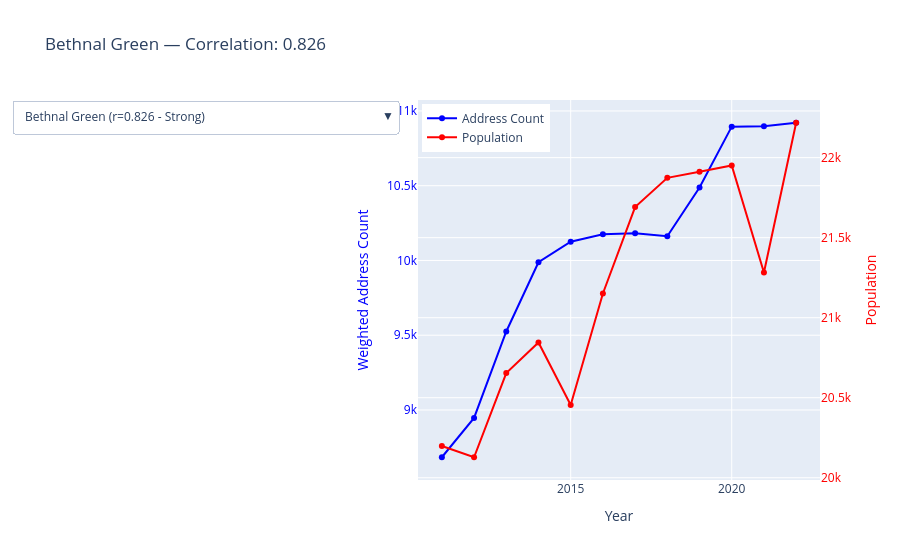

This figure's notebook cell:
### Markdown cell above
### correlation coeffiecients

### Code cell
# Start with first ward
first_code = wards.iloc[0]["wd22cd"]
first_data = df[df["wd22cd"] == first_code]

# Function to calculate correlation
def calculate_correlation(ward_data):
    return ward_data["weighted_address_count_ward22"].corr(ward_data["population"])

# Calculate correlation for first ward
first_correlation = calculate_correlation(first_data)

# Prepare figure with secondary y-axis
fig = go.Figure()

# Add address count trace (primary y-axis)
fig.add_trace(go.Scatter(
    x=first_data["year"],
    y=first_data["weighted_address_count_ward22"],
    mode="lines+markers",
    name="Address Count",
    line=dict(color="blue"),
    yaxis="y"
))

# Add population trace (secondary y-axis)
fig.add_trace(go.Scatter(
    x=first_data["year"],
    y=first_data["population"],
    mode="lines+markers",
    name="Population",
    line=dict(color="red"),
    yaxis="y2"
))

# Create dropdown buttons with correlation in labels and titles
buttons = []
for _, row in wards.iterrows():
    ward_code = row["wd22cd"]
    ward_name = row["wd22nm"]
    ward_data = df[df["wd22cd"] == ward_code]
    
    # Calculate correlation for this ward
    correlation = calculate_correlation(ward_data)
    
    # Determine correlation strength for color coding in label
    if abs(correlation) >= 0.8:
        strength = "Strong"
    elif abs(correlation) >= 0.5:
        strength = "Moderate"
    elif abs(correlation) >= 0.3:
        strength = "Weak"
    else:
        strength = "Very Weak"
    
    buttons.append(dict(
        label=f"{ward_name} (r={correlation:.3f} - {strength})",
        method="update",
        args=[
            {"x": [ward_data["year"], ward_data["year"]],
             "y": [ward_data["weighted_address_count_ward22"], ward_data["population"]]},
            {"title": f"{ward_name} — Correlation: {correlation:.3f} ({strength})"}
        ]
    ))

# Update layout with dual y-axes and correlation in initial title
fig.update_layout(
    updatemenus=[dict(
        active=0,
        buttons=buttons,
        direction="down",
        showactive=True
    )],
    title=f"{wards.iloc[0]['wd22nm']} — Correlation: {first_correlation:.3f}",
    xaxis_title="Year",
    yaxis=dict(
        title=dict(text="Weighted Address Count", font=dict(color="blue")),
        tickfont=dict(color="blue")
    ),
    yaxis2=dict(
        title=dict(text="Population", font=dict(color="red")),
        tickfont=dict(color="red"),
        anchor="x",
        overlaying="y",
        side="right"
    ),
    legend=dict(x=0.01, y=0.99)
)

fig.show()

# Optional: Print summary statistics of correlations
print("Correlation Summary Across All Wards:")
correlations_all = []
for _, row in wards.iterrows():
    ward_data = df[df["wd22cd"] == row["wd22cd"]]
    if len(ward_data) > 1:  # Need at least 2 points for correlation
        corr = calculate_correlation(ward_data)
        correlations_all.append({
            'ward_name': row["wd22nm"],
            'ward_code': row["wd22cd"],
            'correlation': corr
        })

corr_df = pd.DataFrame(correlations_all)
print(f"Mean correlation: {corr_df['correlation'].mean():.3f}")
print(f"Median correlation: {corr_df['correlation'].median():.3f}")
print(f"Standard deviation: {corr_df['correlation'].std():.3f}")
print(f"Range: {corr_df['correlation'].min():.3f} to {corr_df['correlation'].max():.3f}")

# Show wards with weakest correlations
weak_correlations = corr_df[corr_df['correlation'].abs() < 0.3].sort_values('correlation')
if len(weak_correlations) > 0:
    print(f"\nWards with very weak correlations (|r| < 0.3):")
    for _, row in weak_correlations.iterrows():
        print(f"  {row['ward_name']}: r = {row['correlation']:.3f}")
else:
    print("\nNo wards with very weak correlations found.")
